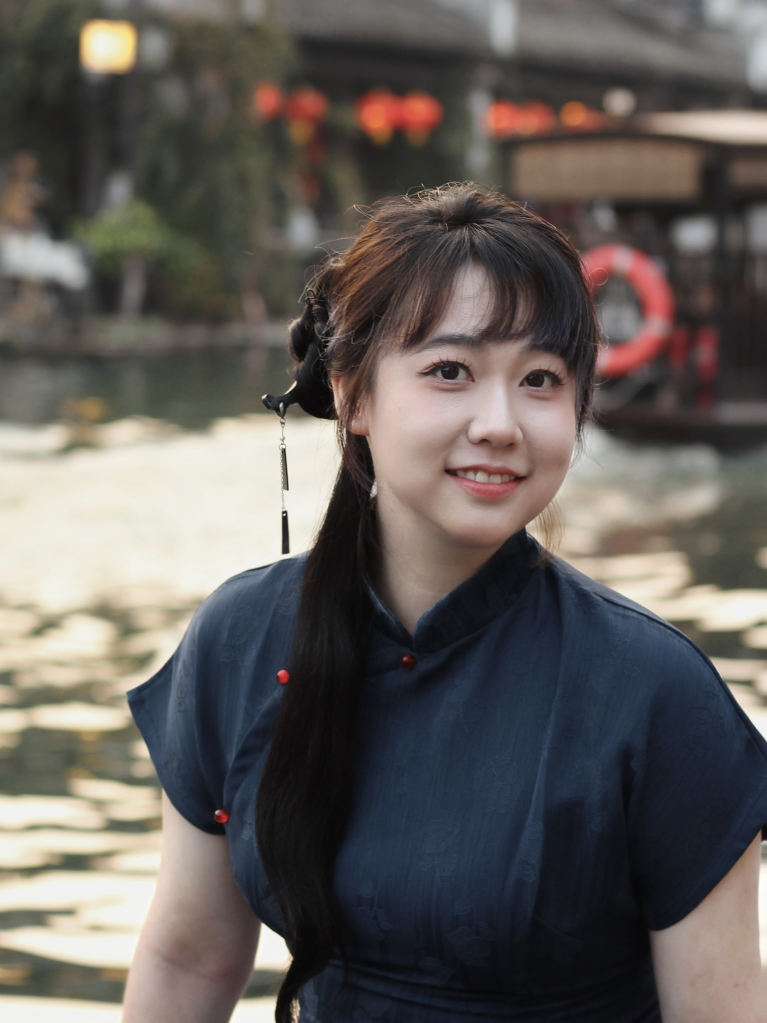
#> input picture bio.jpg, 2301 x 3068 px (shown at 1/3 size); its folder holds only this picture in this run
$ python convert_images.py bio.jpg
#> lines starting #> are read from the running program, lines starting #| are printed output that depends on the picture
#> in process_one, im is the input picture: PIL image 2301x3068 RGB; mean R, G, B 99.5, 94.3, 90.6
#!/usr/bin/env python3
"""Convert images (png/jpg/jpeg/webp/bmp/tiff/...) to a target size and save
WebP + AVIF copies of each image.

Features:
  - Accepts one or more image files, or directories (processes all images inside).
  - Center-crops to the target aspect ratio, then resizes to the given size.
  - Saves <name>.webp and <name>.avif next to the source (or into -o dir).
  - Optionally also writes a JPG copy with --also-jpg.
  - AVIF encoding: uses pillow-avif-plugin if installed; otherwise falls back
    to macOS `sips`; if neither works, only WebP is written and a warning shown.

Usage examples:
  python3 convert_images.py photo.png --size 200x273
  python3 convert_images.py ./media --size 200x273 --quality 85 --also-jpg
  python3 convert_images.py a.png b.jpg --size 1200x630 --no-crop
"""

import argparse
import shutil
import subprocess
import sys
from pathlib import Path

from PIL import Image

SUPPORTED_EXT = {".png", ".jpg", ".jpeg", ".webp", ".bmp", ".tif", ".tiff", ".gif"}


def center_crop(im, tw, th):
    """Center-crop to the target aspect ratio (cover)."""
#> called with tw = 200, th = 273
    w, h = im.size
#> w = 2301; h = 3068
    target_ratio = tw / th
    cur_ratio = w / h
#> cur_ratio = 0.75
    if cur_ratio > target_ratio:
        # too wide: crop the width
        new_w = int(h * target_ratio)
#> new_w = 2247
        left = (w - new_w) // 2
#> left = 27
        return im.crop((left, 0, left + new_w, h))
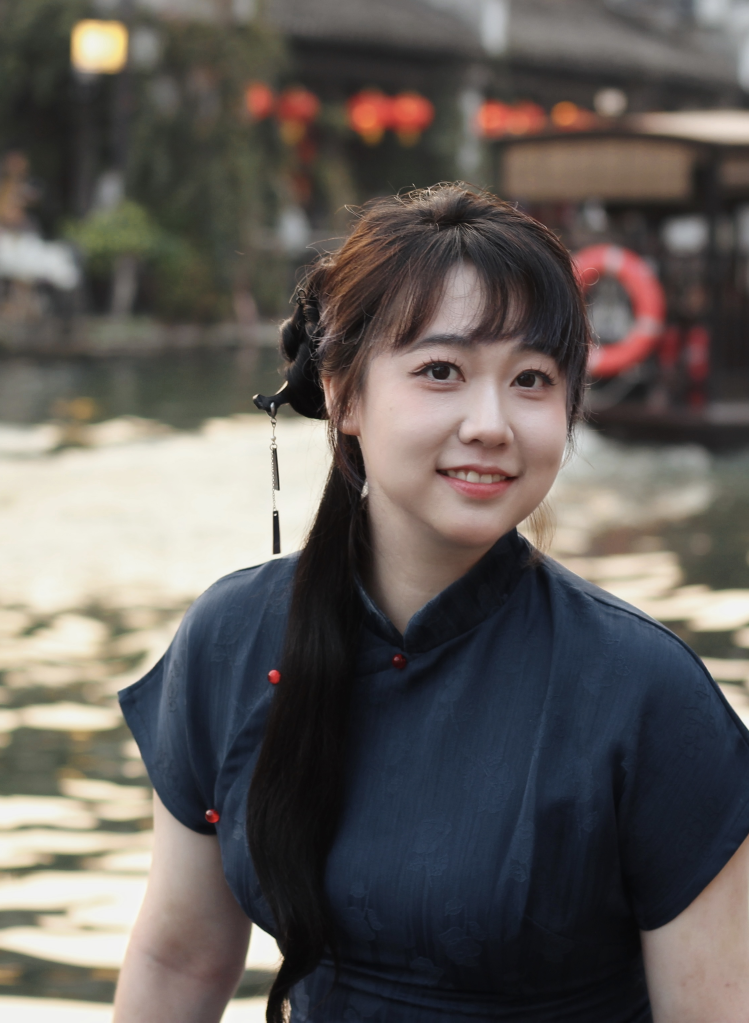
#> returned value: PIL image 2247x3068 RGB (shown at 1/3 size); mean R, G, B 98.6, 93.3, 89.8
    # too tall: crop the height
    new_h = int(w / target_ratio)
    top = (h - new_h) // 2
    return im.crop((0, top, w, top + new_h))


def to_rgb(im):
    """Flatten to RGB (transparent PNG gets a white background)."""
    if im.mode in ("RGBA", "LA", "P"):
        im = im.convert("RGBA")
        bg = Image.new("RGB", im.size, (255, 255, 255))
        bg.paste(im, mask=im.split()[-1])
        return bg
    return im.convert("RGB")


def save_avif_with_pillow(im, out_path, quality):
    try:
        import pillow_avif  # noqa: F401  # registers the AVIF encoder
        im.save(out_path, "AVIF", quality=quality)
        return True
    except Exception:
        return False


def save_avif_with_sips(im, out_path, quality):
    """Fallback: macOS `sips` can encode AVIF from a temporary PNG."""
    sips = shutil.which("sips")
    if sips is None:
        return False
    tmp = out_path.with_suffix(".tmp.png")
    try:
        im.save(tmp, "PNG")
        subprocess.run(
            [
                sips,
                "-s", "format", "avif",
                "-s", "formatOptions", str(quality),
                str(tmp), "--out", str(out_path),
            ],
            check=True,
            capture_output=True,
        )
        return True
    except Exception:
        return False
    finally:
        if tmp.exists():
            tmp.unlink()


def process_one(img_path, args):
    base = Path(img_path)
    name = base.stem
    outdir = Path(args.outdir) if args.outdir else base.parent
    outdir.mkdir(parents=True, exist_ok=True)

    try:
        im = Image.open(base)
        im.load()
    except Exception as e:
        print(f"  [skip] {base.name}: cannot open ({e})")
        return

    im = to_rgb(im)
    if not args.no_crop:
        im = center_crop(im, args.width, args.height)
    im = im.resize((args.width, args.height), Image.LANCZOS)
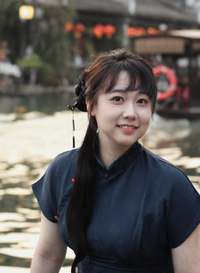
#> im: PIL image 200x273 RGB; mean R, G, B 98.6, 93.3, 89.8

    webp_path = outdir / f"{name}.webp"
    im.save(webp_path, "WEBP", quality=args.quality)
    print(f"  [ok] {webp_path}")

    avif_path = outdir / f"{name}.avif"
    if save_avif_with_pillow(im, avif_path, args.quality):
        print(f"  [ok] {avif_path} (pillow-avif-plugin)")
    elif save_avif_with_sips(im, avif_path, args.quality):
        print(f"  [ok] {avif_path} (sips)")
    else:
        print(
            "  [warn] AVIF skipped: install pillow-avif-plugin "
            "(`pip3 install pillow-avif-plugin`) or use a machine with `sips`"
        )

    if args.also_jpg:
        jpg_path = outdir / f"{name}.jpg"
        im.save(jpg_path, "JPEG", quality=args.quality)
        print(f"  [ok] {jpg_path}")


def collect_paths(paths):
    files = []
    for p in paths:
        p = Path(p)
        if p.is_dir():
            files.extend(
                f
                for f in p.iterdir()
                if f.is_file() and f.suffix.lower() in SUPPORTED_EXT
            )
        elif p.is_file():
            files.append(p)
        else:
            print(f"[skip] {p}: not found")
    return files


def main():
    parser = argparse.ArgumentParser(
        description="Convert images to a target size and save WebP + AVIF copies."
    )
    parser.add_argument("paths", nargs="+", help="image files or directories")
    parser.add_argument(
        "-s", "--size", default="200x273",
        help="target size WxH, e.g. 200x273 (default: 200x273)",
    )
    parser.add_argument(
        "-o", "--outdir", help="output directory (default: same as input)",
    )
    parser.add_argument(
        "-q", "--quality", type=int, default=85,
        help="encoding quality 1-100 (default: 85)",
    )
    parser.add_argument(
        "--no-crop", action="store_true",
        help="do not center-crop; resize directly (may distort)",
    )
    parser.add_argument(
        "--also-jpg", action="store_true", help="also write a .jpg copy",
    )
    args = parser.parse_args()

    try:
        w, h = (int(x) for x in args.size.lower().split("x"))
    except ValueError:
        parser.error("--size must be like 200x273")
    args.width, args.height = w, h

    files = collect_paths(args.paths)
    if not files:
        print("No images found.")
        sys.exit(1)

    for f in files:
        print(f"== {f} ==")
        process_one(f, args)


if __name__ == "__main__":
    main()

$ run again, on img/1.JPG
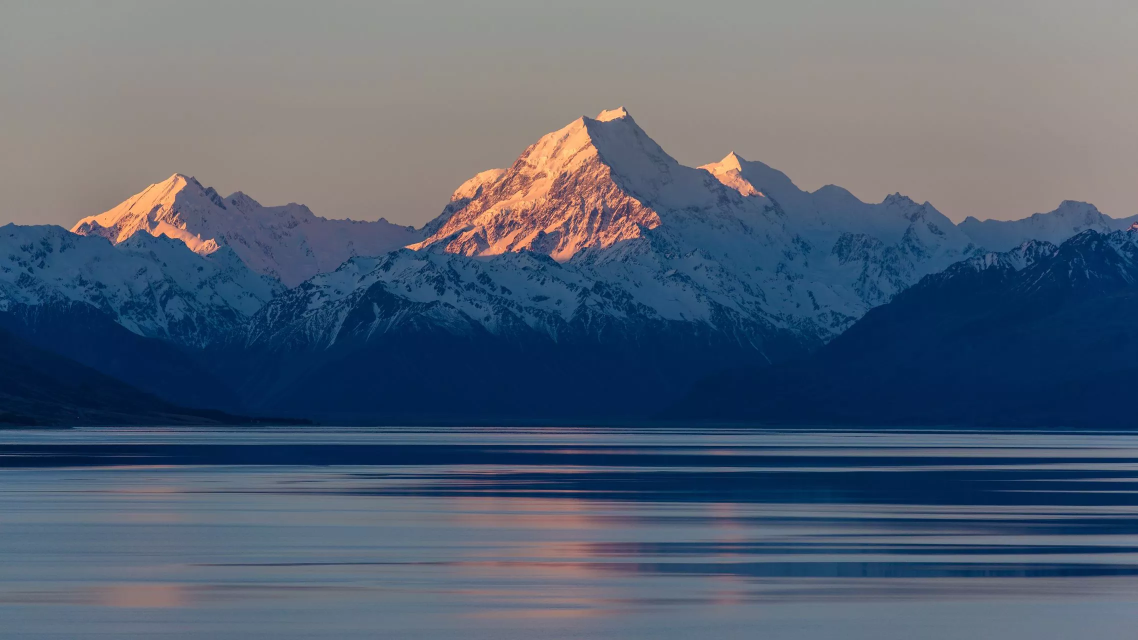
#> input picture img/1.JPG, 2276 x 1280 px (shown at 1/2 size)
#> in process_one, im is the input picture: PIL image 2276x1280 RGBA; mean R, G, B, A 83.3, 96.6, 115.2, 255
#> in center_crop, `return im.crop((left, 0, left + new_w, h))`:
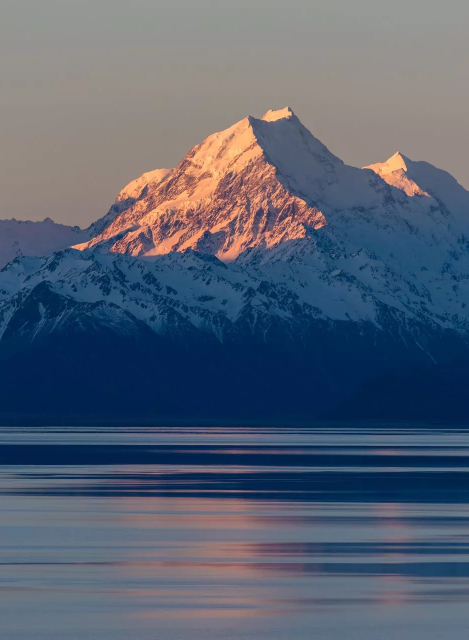
#> returned value: PIL image 937x1280 RGB (shown at 1/2 size); mean R, G, B 86, 96.6, 114.1
#> in process_one, `im = im.resize((args.width, args.height), Image.LANCZOS)`:
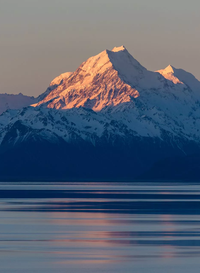
#> im: PIL image 200x273 RGB; mean R, G, B 86, 96.6, 114.1

$ run again, on img/2.JPG
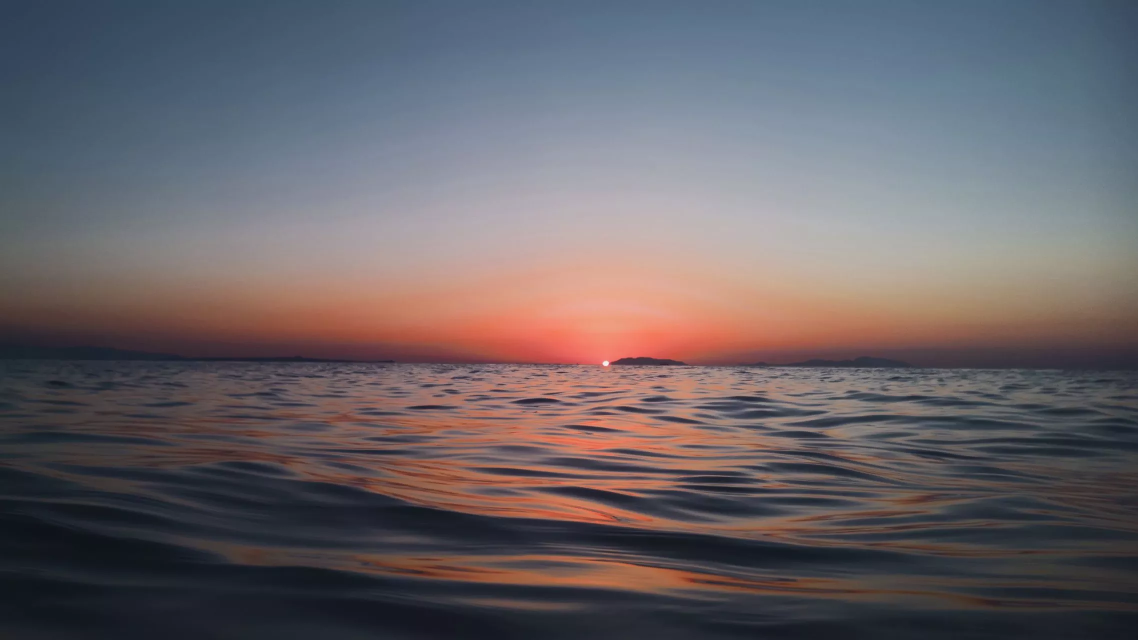
#> input picture img/2.JPG, 2276 x 1280 px (shown at 1/2 size)
#> in process_one, im is the input picture: PIL image 2276x1280 RGBA; mean R, G, B, A 104.5, 98.3, 103.1, 255
#> in center_crop, `return im.crop((left, 0, left + new_w, h))`:
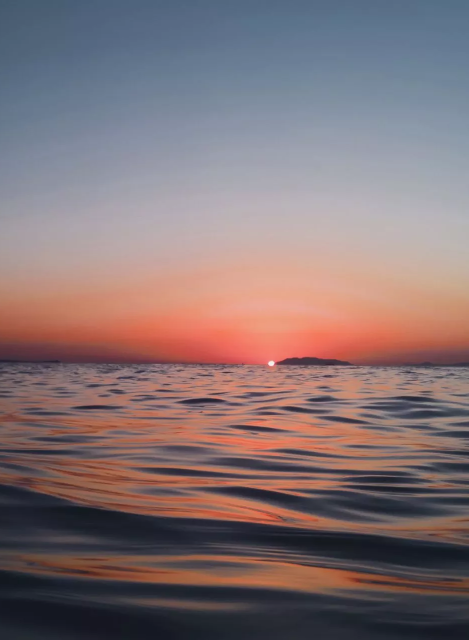
#> returned value: PIL image 937x1280 RGB (shown at 1/2 size); mean R, G, B 130.6, 113.2, 115.8
#> in process_one, `im = im.resize((args.width, args.height), Image.LANCZOS)`:
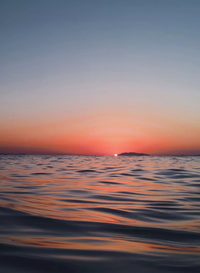
#> im: PIL image 200x273 RGB; mean R, G, B 130.6, 113.2, 115.8
